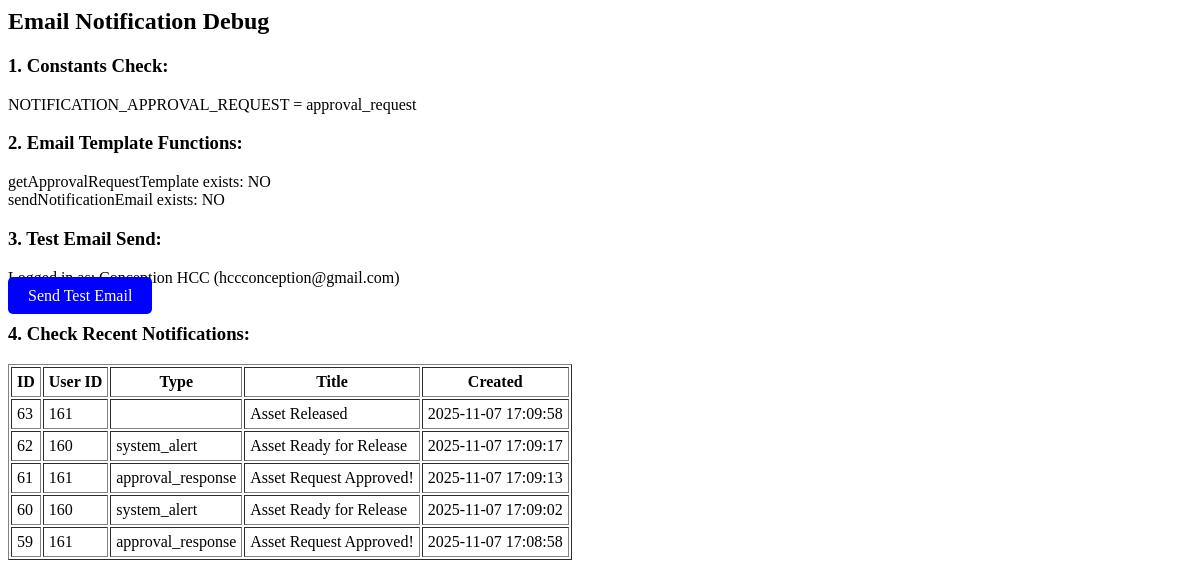
Page /debug_email.php (signed in) on the earlier database version.
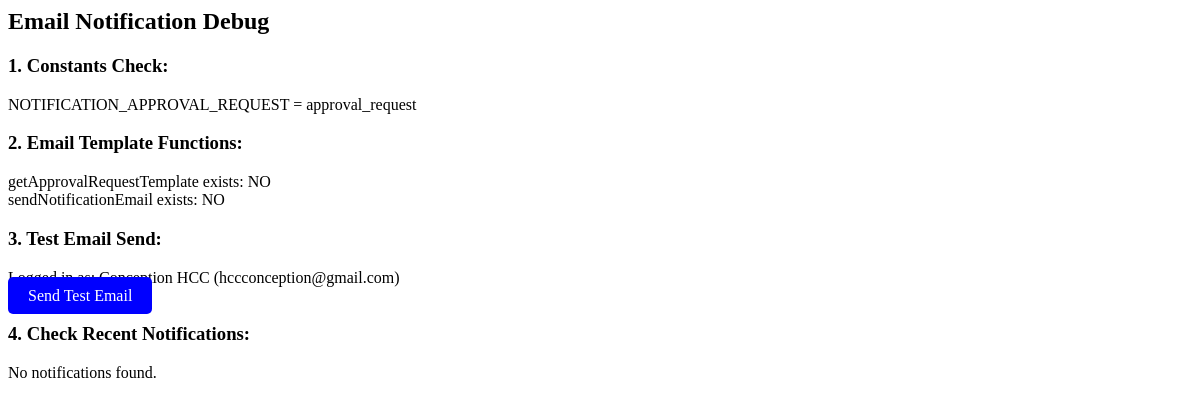
Same page on the later database version.
### tables this page shows
CREATE TABLE `notifications` (
  `id` int(11) NOT NULL,
  `user_id` int(11) NOT NULL COMMENT 'User who receives the notification',
  `type` enum('return_reminder','overdue_alert','approval_request','approval_response','missing_report','system_alert') NOT NULL,
  `title` varchar(255) NOT NULL,
  `message` text NOT NULL,
  `related_type` enum('asset','borrowing','request','maintenance') DEFAULT NULL COMMENT 'Type of related entity',
  `related_id` int(11) DEFAULT NULL COMMENT 'ID of related entity',
  `is_read` tinyint(1) DEFAULT 0,
  `read_at` datetime DEFAULT NULL,
  `priority` enum('low','medium','high','urgent') DEFAULT 'medium',
  `action_url` varchar(500) DEFAULT NULL COMMENT 'URL to take action',
  `created_at` timestamp NOT NULL DEFAULT current_timestamp(),
  `expires_at` datetime DEFAULT NULL COMMENT 'When notification becomes irrelevant'
);

### config.php (called while the page is built, shortened)
<?php
function isLoggedIn() {
    return isset($_SESSION['user_id']) && isset($_SESSION['session_id']);
}
function getUserInfo() {
    return [
        'id' => $_SESSION['user_id'] ?? null,
        'username' => $_SESSION['username'] ?? null,
        'full_name' => $_SESSION['full_name'] ?? null,
        'email' => $_SESSION['email'] ?? null,
        'role' => $_SESSION['role'] ?? null,
        'campus_id' => $_SESSION['campus_id'] ?? null,
        'office_id' => $_SESSION['office_id'] ?? null,
        'profile_picture' => $_SESSION['profile_picture'] ?? null
    ];
}
?>

### debug_email.php (the view)
<?php
require_once 'config.php';
echo "<h2>Email Notification Debug</h2>";
echo "<h3>1. Constants Check:</h3>";
echo "NOTIFICATION_APPROVAL_REQUEST = " . (defined('NOTIFICATION_APPROVAL_REQUEST') ? NOTIFICATION_APPROVAL_REQUEST : 'NOT DEFINED') . "<br>";
echo "<h3>2. Email Template Functions:</h3>";
echo "getApprovalRequestTemplate exists: " . (function_exists('getApprovalRequestTemplate') ? 'YES' : 'NO') . "<br>";
echo "sendNotificationEmail exists: " . (function_exists('sendNotificationEmail') ? 'YES' : 'NO') . "<br>";
echo "<h3>3. Test Email Send:</h3>";
if (isLoggedIn()) {
    $user = getUserInfo();
    echo "Logged in as: " . htmlspecialchars($user['full_name']) . " (" . htmlspecialchars($user['email']) . ")<br>";
    if (isset($_GET['send_test'])) {
        $htmlBody = getApprovalRequestTemplate(
            $user['full_name'],
            'Test Requester',
            'Test Asset Name',
            2,
            'TEST-123',
            'custodian'
        );
        $success = sendNotificationEmail($user['email'], $user['full_name'], 'Test Approval Request', $htmlBody);
        if ($success) {
            echo "<div style='color: green; font-weight: bold;'>✓ Email sent successfully to " . htmlspecialchars($user['email']) . "</div>";
        } else {
            echo "<div style='color: red; font-weight: bold;'>✗ Failed to send email</div>";
        }
    } else {
        echo "<a href='?send_test=1' style='padding: 10px 20px; background: blue; color: white; text-decoration: none; border-radius: 5px;'>Send Test Email</a>";
    }
} else {
    echo "Not logged in. <a href='login.php'>Login first</a>";
}
echo "<h3>4. Check Recent Notifications:</h3>";
if (isLoggedIn()) {
    $stmt = $pdo->prepare("SELECT * FROM notifications ORDER BY created_at DESC LIMIT 5");
    $stmt->execute();
    $notifications = $stmt->fetchAll();
    if ($notifications) {
        echo "<table border='1' cellpadding='5'>";
        echo "<tr><th>ID</th><th>User ID</th><th>Type</th><th>Title</th><th>Created</th></tr>";
        foreach ($notifications as $notif) {
            echo "<tr>";
            echo "<td>" . $notif['id'] . "</td>";
            echo "<td>" . $notif['user_id'] . "</td>";
            echo "<td>" . $notif['type'] . "</td>";
            echo "<td>" . htmlspecialchars($notif['title']) . "</td>";
            echo "<td>" . $notif['created_at'] . "</td>";
            echo "</tr>";
        }
        echo "</table>";
    } else {
        echo "No notifications found.";
    }
}
?>

Differences in the rows shown:
removed notifications: id "63", user "161", title "Asset Released", created_at "2025-11-07 17:09:58"
removed notifications: id "62", user "160", type "system_alert", title "Asset Ready for Release", created_at "2025-11-07 17:09:17"
removed notifications: id "61", user "161", type "approval_response", title "Asset Request Approved!", created_at "2025-11-07 17:09:13"
removed notifications: id "60", user "160", type "system_alert", title "Asset Ready for Release", created_at "2025-11-07 17:09:02"
removed notifications: id "59", user "161", type "approval_response", title "Asset Request Approved!", created_at "2025-11-07 17:08:58"
Other differences:
text no longer shown: "ID User ID Type Title Created"
text now shown: "No notifications found."
